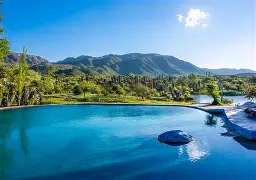
#> input picture potrero.Jpg, 256 x 180 px, found by its file name
$ python imagen1.py
#> lines starting #> are read from the running program, lines starting #| are printed output that depends on the picture
import cv2
import numpy as np

img = cv2.imread("potrero.jpg")
#> img is the input picture: shape (180, 256, 3); mean B, G, R 169.2, 140.7, 80.6
h, w, c = img.shape
#> h = 180; w = 256; c = 3

img1 = img.copy()

img1[0:h//2, :, 0] = 0
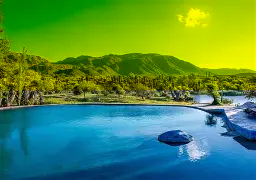
#> img1: shape (180, 256, 3); mean B, G, R 74.4, 140.7, 80.6
img1[0:h//2, :, 1] = 0
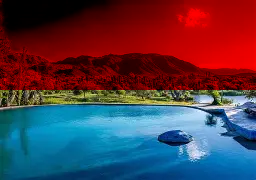
#> img1: shape (180, 256, 3); mean B, G, R 74.4, 59.7, 80.6

img1[h//2:h, :, 0] = 0
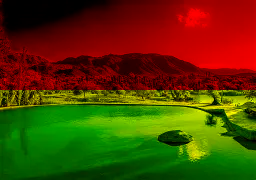
#> img1: shape (180, 256, 3); mean B, G, R 0, 59.7, 80.6
img1[h//2:h, :, 2] = 0
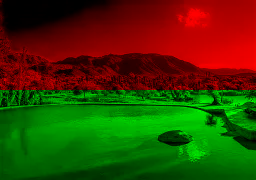
#> img1: shape (180, 256, 3); mean B, G, R 0, 59.7, 57.6

cv2.imshow("original", img)
cv2.imshow("potrero en rojo y verde", img1)
cv2.waitKey(0)
cv2.destroyAllWindows()

# Martu: Bien!!

$ run again, with cataratas.jpg copied over potrero.Jpg
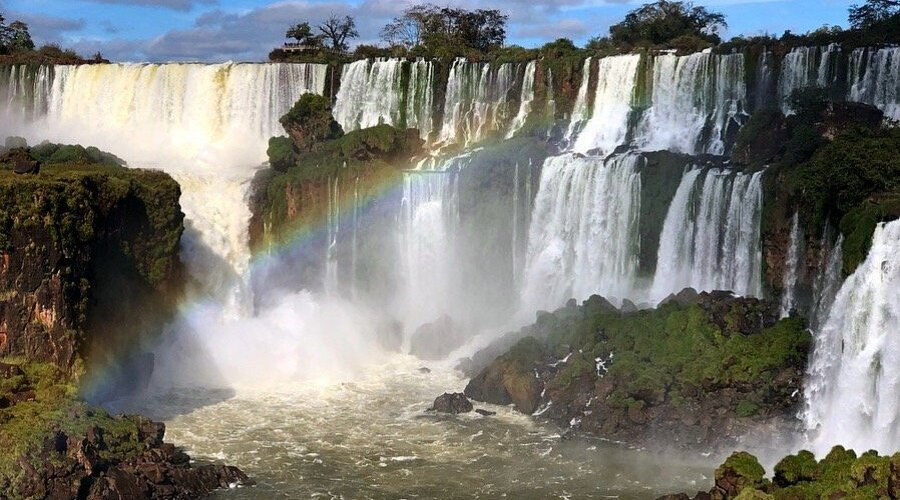
#> input picture cataratas.jpg, 900 x 500 px, found by its file name
#> img is the input picture: shape (500, 900, 3); mean B, G, R 117.4, 122.8, 122.6
#> `img1[h//2:h, :, 0] = 0`:
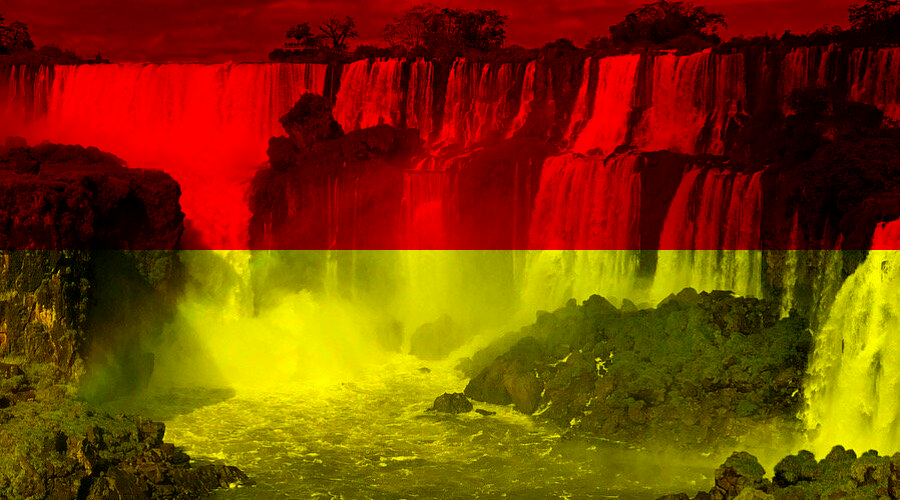
#> img1: shape (500, 900, 3); mean B, G, R 0, 61.3, 122.6
#> `img1[h//2:h, :, 2] = 0`:
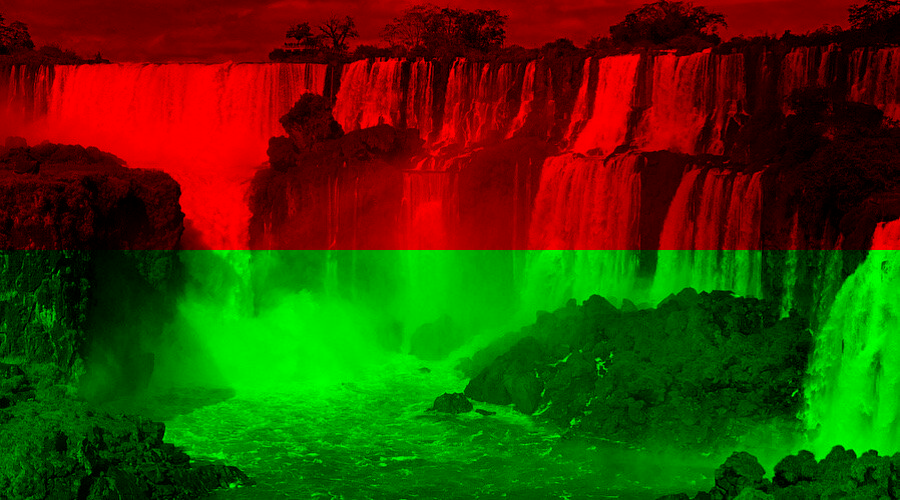
#> img1: shape (500, 900, 3); mean B, G, R 0, 61.3, 59

$ run again, with lago_nahuel.jpg copied over potrero.Jpg
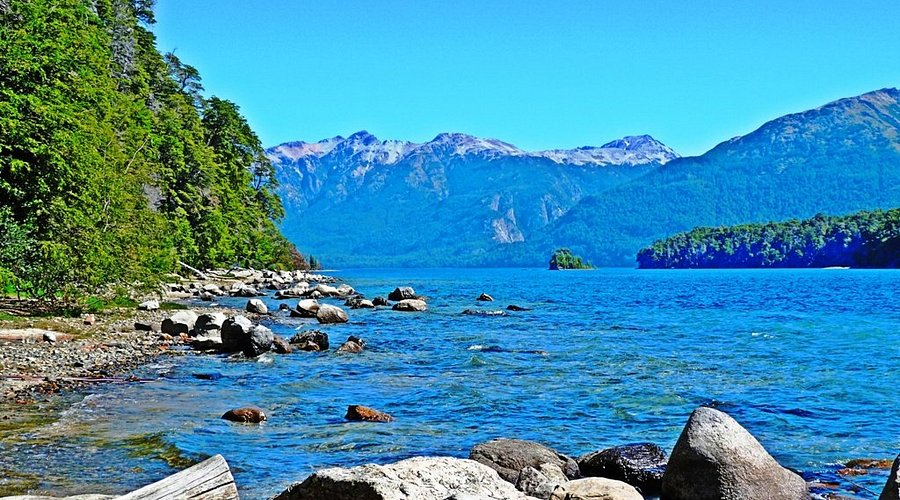
#> input picture lago_nahuel.jpg, 900 x 500 px, found by its file name
#> img is the input picture: shape (500, 900, 3); mean B, G, R 173, 142.4, 64.2
#> `img1[h//2:h, :, 0] = 0`:
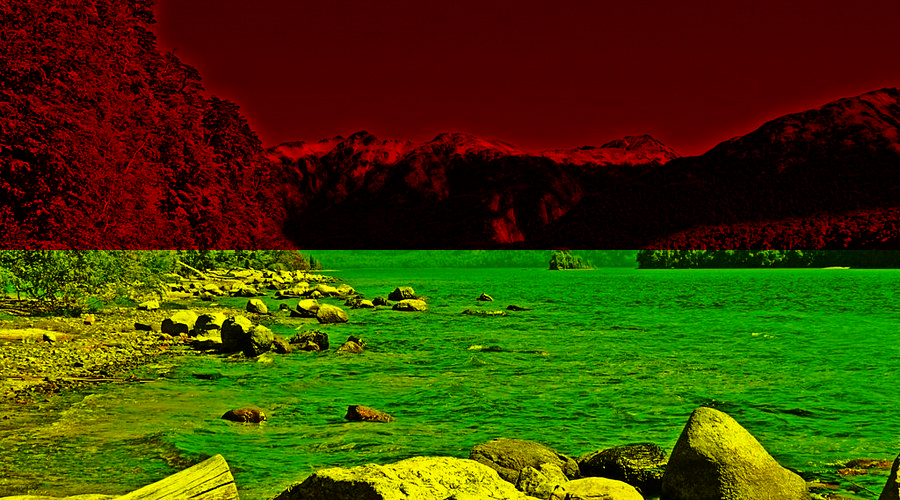
#> img1: shape (500, 900, 3); mean B, G, R 0, 63.4, 64.2
#> `img1[h//2:h, :, 2] = 0`:
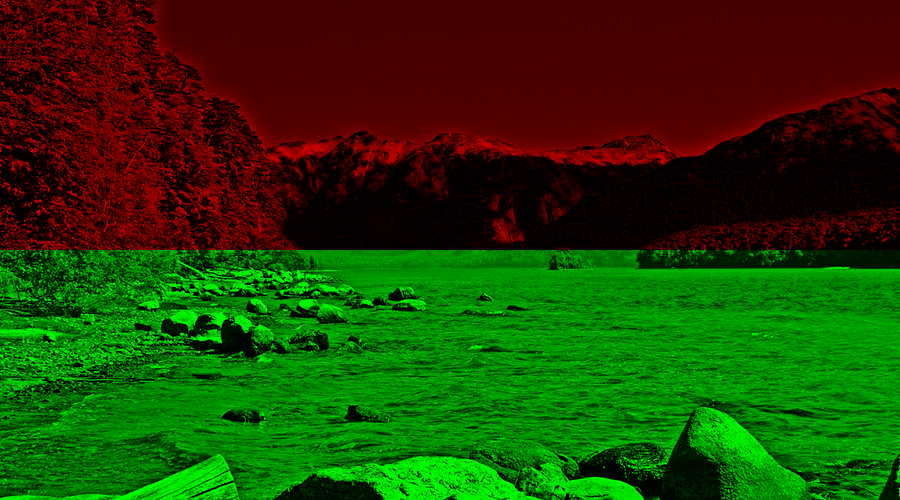
#> img1: shape (500, 900, 3); mean B, G, R 0, 63.4, 30.1
